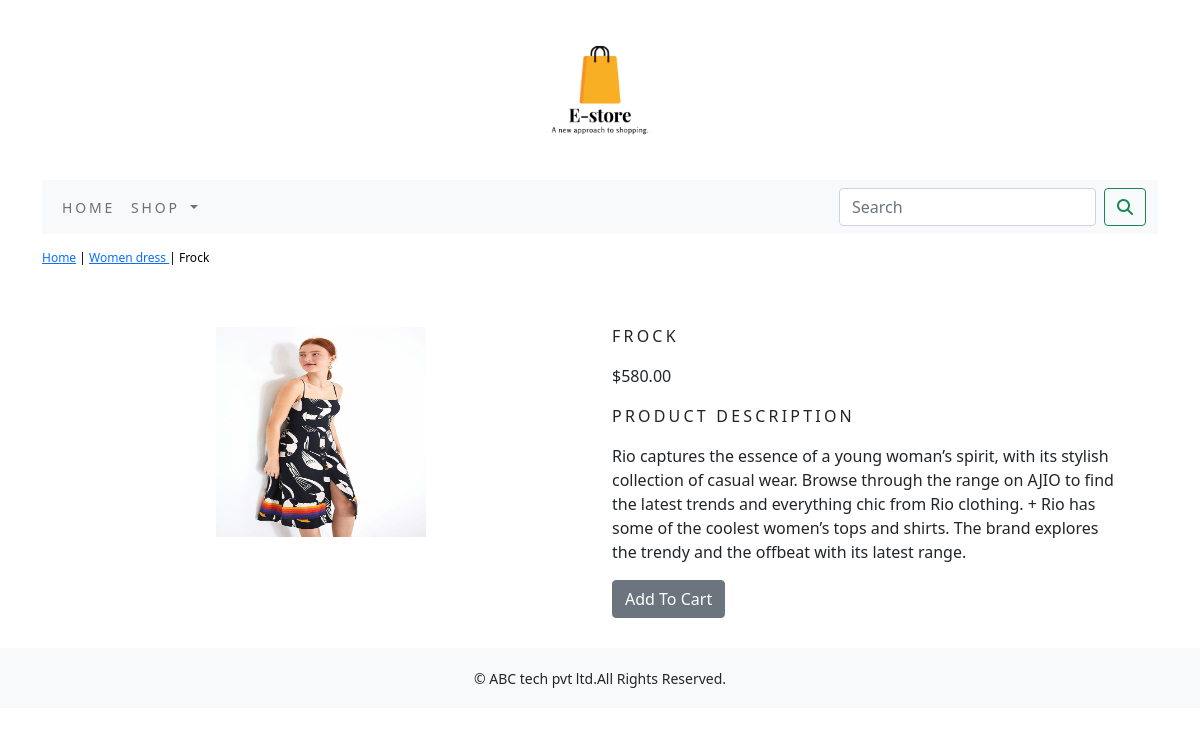
Page /shop/women-dress/frock/ on the committed database.
### shop/models.py (models this page shows, shortened)
class Product(models.Model):
    name = models.CharField(max_length=250, unique=True)
    slug = models.SlugField(max_length=250, unique=True)
    description = models.TextField(blank=True)
    price=models.DecimalField(max_digits=10,decimal_places=2)
    category=models.ForeignKey(Category,on_delete=models.CASCADE)
    image=models.ImageField(upload_to='product',blank=True)
    stock=models.IntegerField()
    available=models.BooleanField(default=True)
    created=models.DateTimeField(auto_now_add=True)
    updated=models.DateTimeField(auto_now=True)
    class Meta:
        ordering = ('name',)
        verbose_name = 'product'
        verbose_name_plural = 'products'

class Category(models.Model):
    name=models.CharField(max_length=250,unique=True)
    slug=models.SlugField(max_length=250,unique=True)
    description=models.TextField(blank=True)
    img=models.ImageField(upload_to='category',blank=True)
    class Meta:
        ordering=('name',)
        verbose_name='category'
        verbose_name_plural='categories'
    def get_url(self):
        return reverse('shop:product_by_category',args=[self.slug])
    def __str__(self):
        return '{}'.format(self.name)

### shop/views.py (the view)
# urls.py: path('<slug:c_slug>/<slug:product_slug>/', views.ProDetail,name='ProdCatdetail'),
def ProDetail(request,c_slug,product_slug):
    try:
        product=Product.objects.get(category__slug=c_slug,slug=product_slug)
    except Exception as e:
        raise e
    return render(request,'product.html',{'product':product})

### cart/context_processors.py (called while the page is built)
def counter(request):
    item_count=0
    if 'admin' in request.path:
        return {}
    else:
        try:
            cart=Cart.objects.filter(cart_id= _cart_id(request))
            car_items=CartItem.objects.all().filter(cart=cart[:1])
            for cart_item in car_items:
                item_count += cart_item.quantity
        except Cart.DoesNotExixst:
            item_count=0
    return dict(item_count=item_count)

### cart/views.py (called while the page is built)
def _cart_id(request):
    cart=request.session.session_key
    if not cart:
        cart=request.session.create()
    return cart

### shop/context_processors.py (called while the page is built)
def menu_links(request):
    links=Category.objects.all()
    return dict(links=links)

### templates/product.html (shortened to what this page needs)
{% extends 'base.html' %}
{% load static %}
{% block content %}
        <div class="row my_prod_row_class">
            <div class="mx_auto">
                <p>
                    <a href="{% url 'shop:allProdCat' %}">Home</a> | <a href="{{ product.category.get_url }}"> {{product.category}} </a> | {{product.name}}
                </p>
        </div>
        </div>
            <div class="container" style="padding-bottom:30px;">
        <br>
        <div class="row">
            <div class="col-12 col-sm-12 col-md-12 col-lg-6 text-center">
                <div style="min-width:18rem">
                <img src="{{product.image.url}}" alt="{{product.name}}" width="210px" height="210px">
            </div>
        </div>
            <div class="col-12 col-sm-12 col-md-12 col-lg-6">
                <h1 class="my_prod_title">{{product.name}}</h1>
            <p>${{product.price}}</p>
            <p class="my_title">Product Description</p>
            <p class="text-justify my_prod_text">{{product.description}}</p>
    {% if product.stock <= 0 %}
            <p class="text-justify my_prod_title"><b>Out Of Stock</b></p>
                {% else %}
                        <a class="btn btn-secondary" href="{% url 'cart:add_cart' product.id %}">
                            Add To Cart
                        </a>
                        {% endif %}
                        </div>
                    </div>
                </div>
</div>
{% endblock %}

### static/css/custom.css (style rules this page uses)
body { font-family: 'Roboto', sans-serif; }
.my_title { font-size:16px; text-transform:uppercase; letter-spacing:.2em; }
.my_prod_row_class { padding-top:15px; padding-bottom:20px; }
.my_prod_row_class .mx_auto { color:#000; font-size:12px; text-decorate:none; }
.my_prod_title { font-size:16px; text-transform:uppercase; letter-spacing:.2em; padding-top:15x; padding-bottom:10px; }
.my_prod_text { padding-right:20px; }

### rows in the picture
Product: category "Women dress", name "Frock", image (picture), name "FROCK", price "580.00", description "Rio captures the essence of a young woman’s spirit, with its stylish collection of casual wear. Browse through the range on AJIO to find the latest trends and everything chic from Rio clothing. + Rio has some of the coolest women’s tops and shirts. The brand explores the trendy and the offbeat with its latest range."
